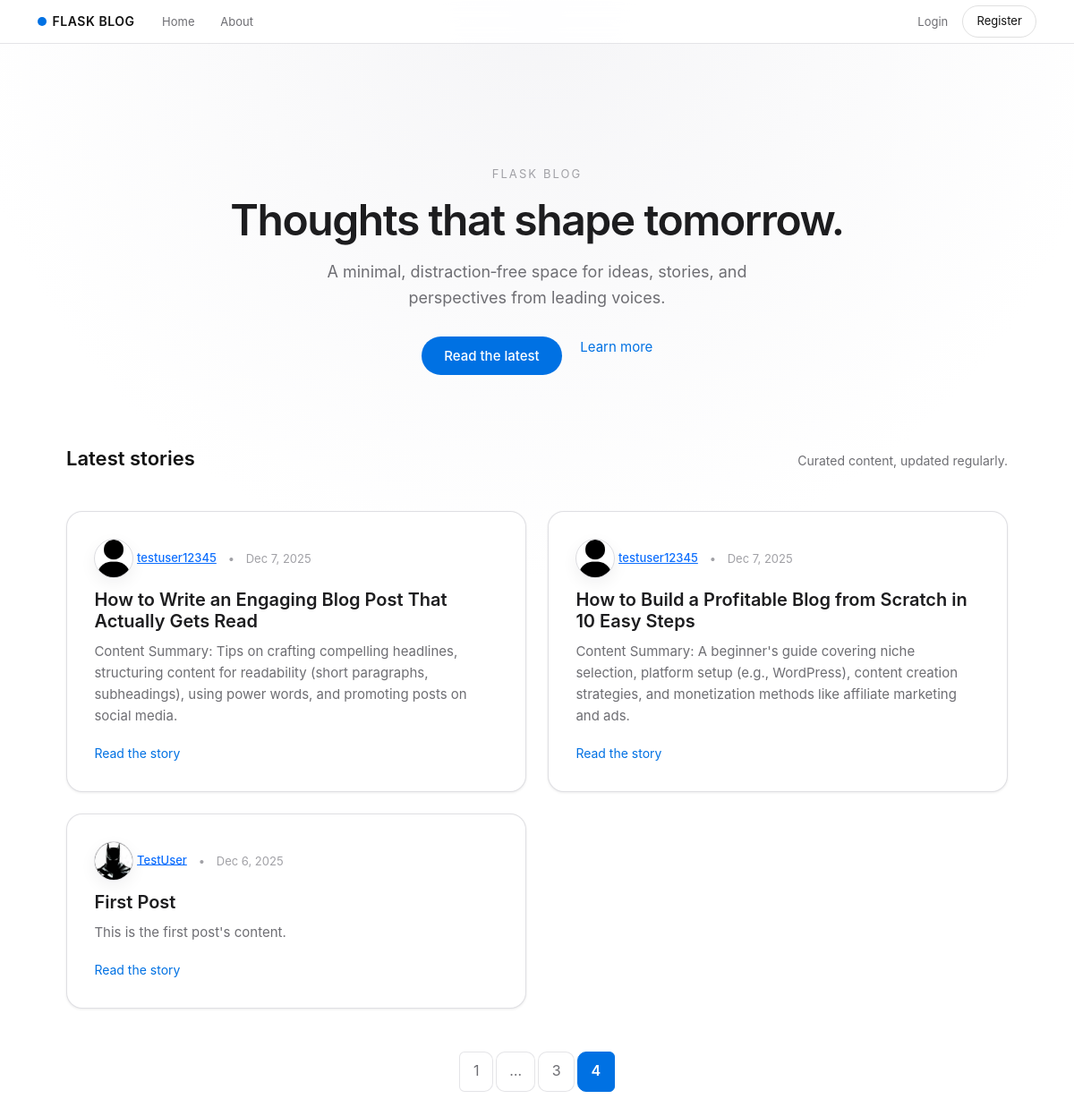
/home?page=4, run on the app's committed database.
### flaskblog/models.py (models this page shows, shortened)
class Post(db.Model):
    id = db.Column(db.Integer, primary_key = True)
    title = db.Column(db.String(100), nullable=False)
    date_posted = db.Column(db.DateTime(timezone=True), nullable=False, default=lambda: datetime.now(timezone.utc))
    content = db.Column(db.Text, nullable=False)
    user_id = db.Column(db.Integer, db.ForeignKey('user.id'), nullable=False)

class User(db.Model, UserMixin):
    id = db.Column(db.Integer, primary_key = True)
    username = db.Column(db.String(20), unique=True, nullable=False)
    email = db.Column(db.String(120), unique=True, nullable=False)
    image_file = db.Column(db.String(20), nullable=False, default='default.jpg')
    password = db.Column(db.String(60), nullable=False)
    posts = db.relationship('Post', backref='author', lazy=True)

### flaskblog/main/routes.py (the view)
@main.route("/")
@main.route("/home")
def home():
    page = request.args.get('page', 1, type=int)
    posts = Post.query.order_by(Post.date_posted.desc()).paginate(page=page, per_page=10)
    return render_template("home.html", posts=posts)

### flaskblog/templates/home.html
{% extends "layout.html" %} {% block content %}
<section class="hero text-center">
  <p class="hero-eyebrow">Flask Blog</p>
  <h1 class="hero-title">Thoughts that shape tomorrow.</h1>
  <p class="hero-subtitle">
    A minimal, distraction‑free space for ideas, stories, and perspectives from
    leading voices.
  </p>
  <div class="hero-cta">
    <a href="#stories" class="hero-link primary">Read the latest</a>
    <a href="/about" class="hero-link secondary">Learn more</a>
  </div>
</section>
<section id="stories" class="stories-section">
  <div class="section-header">
    <h2 class="section-title">Latest stories</h2>
    <p class="section-subtitle">Curated content, updated regularly.</p>
  </div>
  <div class="row g-4">
    {% for post in posts.items %}
    <div class="col-md-6">
      <article class="story-tile">
        <div class="story-meta">
          <span class="author-wrap">
            <img
              class="story-avatar"
              src="{{ url_for('static', filename='profile_pics/' ~ post.author.image_file) }}"
              alt="{{ post.author.username }}'s avatar"
            />
            <a
              class="story-author"
              href="{{ url_for('users.user_posts', username=post.author.username) }}"
              >{{ post.author.username }}</a
            >
          </span>
          <span class="story-dot">•</span>
          <span class="story-date"
            >{{ post.date_posted.strftime('%b %-d, %Y') }}</span
          >
        </div>
        <h3 class="story-title">{{ post.title }}</h3>
        <p class="story-excerpt">{{ post.content }}</p>
        <a
          href="{{ url_for('posts.post', post_id=post.id) }}"
          class="story-link"
          >Read the story</a
        >
      </article>
    </div>
    {% endfor %}
  </div>
  {% if posts.pages > 1 %}
  <div class="pagination-wrapper text-center mt-5">
    <nav>
      <ul class="pagination justify-content-center">
        {% for page_num in posts.iter_pages(left_edge=1, right_edge=1,
        left_current=1, right_current=2) %} {% if page_num %} {% if posts.page
        == page_num %}
        <li class="page-item active">
          <a class="page-link" href="{{ url_for('main.home', page=page_num) }}"
            >{{ page_num }}</a
          >
        </li>
        {% else %}
        <li class="page-item">
          <a class="page-link" href="{{ url_for('main.home', page=page_num) }}"
            >{{ page_num }}</a
          >
        </li>
        {% endif %} {% else %}
        <li class="page-item disabled"><span class="page-link">…</span></li>
        {% endif %} {% endfor %}
      </ul>
    </nav>
  </div>
  {% endif %}
</section>
{% endblock content %}

### flaskblog/static/main.css (style rules this page uses)
:root { --primary-color: #111111; --primary-muted: #1d1d1f; --accent-color: #0071e3; --accent-soft: #e8f0ff; --text-primary: #111111; --text-secondary: #6e6e73; --text-tertiary: #a1a1a6; --bg-primary: #ffffff; --bg-secondary: #fbfbfd; --bg-elevated: #ffffff; --border-color: #d2d2d7; --radius-soft: 18px; --shadow-soft: 0 18px 40px rgba(0, 0, 0, 0.08); --shadow-subtle: 0 1px 3px rgba(0, 0, 0, 0.08); }
* { margin: 0; padding: 0; box-sizing: border-box; }
body { font-family: -apple-system, BlinkMacSystemFont, "SF Pro Text", system-ui, "Segoe UI", Roboto, "Helvetica Neue", Arial, sans-serif; background: radial-gradient(circle at top, #f5f5f7 0, #ffffff 45%); color: var(--text-primary); line-height: 1.6; -webkit-font-smoothing: antialiased; -moz-osx-font-smoothing: grayscale; }
h1, h2, h3, h4, h5, h6 { color: var(--text-primary); font-weight: 600; line-height: 1.2; margin-bottom: 1rem; }
.hero, .about-hero { max-width: 800px; margin: 0 auto 4rem auto; padding: 3.5rem 1.5rem 1rem; }
.hero-eyebrow { font-size: 13px; letter-spacing: 0.16em; text-transform: uppercase; color: var(--text-tertiary); margin-bottom: 0.75rem; }
.hero-title { font-size: 48px; font-weight: 600; letter-spacing: -0.03em; margin-bottom: 1rem; color: var(--primary-muted); }
.hero-subtitle { font-size: 18px; color: var(--text-secondary); max-width: 36rem; margin: 0 auto 1.75rem auto; }
.hero-cta { display: flex; justify-content: center; gap: 1.25rem; flex-wrap: wrap; }
.hero-link { font-size: 15px; text-decoration: none; }
.hero-link.primary { color: #ffffff; background: var(--accent-color); padding: 0.6rem 1.6rem; border-radius: 999px; font-weight: 500; }
.hero-link.secondary { color: var(--accent-color); }
.stories-section { max-width: 1100px; margin: 0 auto; padding: 0 1.5rem; }
.section-header { display: flex; align-items: baseline; justify-content: space-between; gap: 1.5rem; margin-bottom: 1.75rem; }
.section-title { font-size: 22px; font-weight: 600; }
.section-subtitle { font-size: 14px; color: var(--text-secondary); }
.story-tile { background: var(--bg-elevated); border-radius: var(--radius-soft); padding: 1.9rem 1.9rem 1.8rem; border: 1px solid rgba(210, 210, 215, 0.7); box-shadow: var(--shadow-subtle); transition: transform 0.3s ease, box-shadow 0.3s ease, border-color 0.3s ease; height: 100%; }
.story-meta { font-size: 13px; color: var(--text-tertiary); margin-bottom: 0.75rem; display: flex; align-items: center; gap: 0.5rem; }
.story-author { font-weight: 500; }
.story-dot { margin: 0 0.3rem; }
.story-title { font-size: 20px; font-weight: 600; margin-bottom: 0.6rem; color: var(--primary-muted); }
.story-excerpt { font-size: 15px; color: var(--text-secondary); margin-bottom: 1.1rem; }
.story-link { font-size: 14px; color: var(--accent-color); text-decoration: none; }
.story-avatar { width: 44px; height: 44px; border-radius: 50%; object-fit: cover; border: 1px solid rgba(210, 210, 215, 0.8); box-shadow: 0 6px 18px rgba(15, 23, 42, 0.06); }
.pagination .page-link { border-radius: 10px; margin: 0 4px; padding: 0.55rem 0.9rem; color: var(--text-secondary); border: 1px solid rgba(210, 210, 215, 0.6); background: var(--bg-elevated); transition: all 0.2s ease; }
.pagination .active .page-link { color: #fff !important; background: var(--accent-color) !important; border-color: var(--accent-color) !important; font-weight: 600; }

### data on the page
Post: image_file (placeholder picture), author.username "testuser12345", date_posted "Dec 7, 2025", title "How to Write an Engaging Blog Post That Actually Gets Read", content "Content Summary: Tips on crafting compelling headlines, structuring content for readability (short paragraphs, subheadings), using power words, and promoting posts on social media."
Post: image_file (placeholder picture), author.username "testuser12345", date_posted "Dec 7, 2025", title "How to Build a Profitable Blog from Scratch in 10 Easy Steps", content "Content Summary: A beginner's guide covering niche selection, platform setup (e.g., WordPress), content creation strategies, and monetization methods like affiliate marketing and ads."
Post: image_file (picture), author.username "TestUser", date_posted "Dec 6, 2025", title "First Post", content "This is the first post's content."

### other printed values
{{ page_num }} "1" "3"
{{ page_num }} "4"
